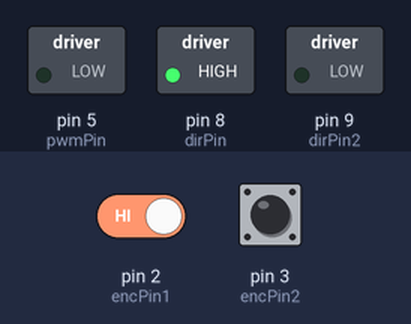
Simulated run of this sketch. Board: Arduino Uno, built with avr-gcc and run on an emulated ATmega328P. On the bench: switched loads named in the sketch (green lamp = pin HIGH). The test bench sets the inputs (shaded band); at power-on: pin 2 (encPin1) HIGH, pin 3 (encPin2) HIGH. What the sketch prints to the serial monitor is not drawn.

Above: at 1.2 s.
1.3 s: pin 2 (encPin1) driven LOW
2.8 s: pin 2 (encPin1) driven HIGH
Timing chart, 0 to 5.8 s (numbered marks = the images above; inputs shaded):
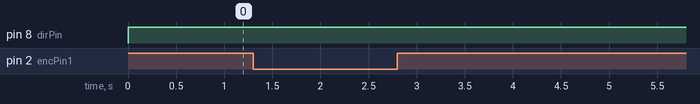

The sketch:

sketch.ino
```cpp
#include <math.h>
int pwmPin = 5; // PWM output pin for motor 1
int dirPin = 8; // direction output pin for motor 1
int dirPin2 = 9; // 2nd direction output pin for motor 1
int sensorPosPin = A2; // input pin for MR sensor *NOT USED*
int fsrPin = A3; // input pin for FSR sensor *NOT USED*
int encPin1 = 2; // encoder read pin 1
int encPin2 = 3; // encoder read pin 2
double rs = 0.073152;   //[m]
double rp = 0.004191;
int updatedPos = 0;     // keeps track of the encoder position
volatile int lastRawPos = 0; // 'volatile' as it is modified in an interrupt
int EncLookup[16] = {0, -1, 1, 2, 1, 0, 2, -1, -1, 2, 0, 1, 2, 1, -1, 0};
//friction parameter
double asphaltResistance = 0.8;
double gravelResistance = 1.2;
double grassResistance = 1.5;
double currentResistance = asphaltResistance;
// Kinematics variables
double xh = 0;           // Position of the handle [m]
double theta_s = 0;      // Angle of the sector pulley in deg
double xh_prev;          // Distance of the handle at previous time step
double xh_prev2;
double dxh;              // Velocity of the handle
double dxh_prev;
double dxh_prev2;
double dxh_filt;         // Filtered velocity of the handle
double dxh_filt_prev;
double dxh_filt_prev2;
double mu;
// Force output variables
double force = 0;           			// Force at the handle
double Tp = 0;              			// Torque of the motor pulley
double duty = 0;            			// Duty cylce (between 0 and 255)
unsigned int output = 0;    			// Output command to the motor

double Texture_Spatial_Frequency = 200; // Spatial frequency of texture rendering
double Texture_Damping = 0.1;             // Damping for texture rendering

String Udata;
String Fdata;
double adjustMotorResistance(int texture_kind,double dxh_filt, float fdata) {
    double force1;
    //Serial.println("-------------------------"+texture_kind);
    if (texture_kind == 2)
    {
        Texture_Spatial_Frequency = 50;
        Texture_Damping = 0.1;
        mu = 0.1;
    }
    else if (texture_kind == 0)
    {
        Texture_Spatial_Frequency = 300;
        Texture_Damping = 4;
        mu = 1;
    }
    else
    {
        Texture_Spatial_Frequency = 1000;
        Texture_Damping =12;
        mu = 10;
    }
    // Serial.print(currentResistance);
    // Serial.print("--");
    if (cos(2*M_PI*Texture_Spatial_Frequency*xh)> 0)
    {
        force1 = -Texture_Damping * dxh_filt - mu * fdata;
    }
    else
    {
        force1 = 0;
    }
    return force1;
}

void readEncoder() {
  int newRawPos = digitalRead(encPin1) * 2 + digitalRead(encPin2);
  int encInc = EncLookup[lastRawPos * 4 + newRawPos];
  updatedPos += encInc;
  lastRawPos = newRawPos;
}
void setup()
{
  // Set up serial communication
  Serial.begin(115200);

  // Set PWM frequency
  setPwmFrequency(pwmPin,1);

  // Input pins
  pinMode(sensorPosPin, INPUT); // set MR sensor pin to be an input
  pinMode(fsrPin, INPUT);       // set FSR sensor pin to be an input
  pinMode(encPin1,INPUT);       // set encoder pin 1 to be an input
  pinMode(encPin2,INPUT);       // set encoder pin 2 to be an input

  // Output pins
  pinMode(pwmPin, OUTPUT);  // PWM pin for motor A
  pinMode(dirPin, OUTPUT);  // dir pin for motor A
  pinMode(dirPin2,OUTPUT);   // second dir pin for motor A

  // Initialize motor
  analogWrite(pwmPin, 0);     // set to not be spinning (0/255)
  digitalWrite(dirPin, LOW);  // set direction
  digitalWrite(dirPin2,LOW);

  // Initialize position valiables
  lastRawPos = digitalRead (encPin1) * 2 + digitalRead (encPin2);

  attachInterrupt(digitalPinToInterrupt(encPin1), readEncoder, CHANGE);
  attachInterrupt(digitalPinToInterrupt(encPin2), readEncoder, CHANGE);
  Serial.setTimeout(100);
}


void loop()
{
//  curr_time = millis()/64.0;

if (Serial.available() > 0) {
    Udata = Serial.readStringUntil('\n'); // 读取串行数据直到换行符
    Fdata = Serial.readStringUntil('\n');
    // Pdata = Serial.readStringUntil('\n');
    //Serial.println("Received: " + Fdata); // 回显接收到的数据，用于调试
    // 根据接收到的数据执行相应的操作
  }
  double theta_s = 0.75*(rp/rs)*updatedPos;
  double rh = 0.075;   //[m]
  xh = rh*(theta_s * 3.14159 / 180);
  dxh = (double)(xh - xh_prev) / 0.001;
  dxh_filt = 0.9*dxh + 0.1*dxh_prev;
  xh_prev2 = xh_prev;
  xh_prev = xh;
  dxh_prev = dxh;
  Tp = rp/rs * rh * force; //
  force=adjustMotorResistance(Udata.toInt(),dxh_filt, Fdata.toFloat());
  // force=adjustMotorResistance(1,dxh_filt, Fdata.toFloat());
  if(force > 0) {
    digitalWrite(dirPin, LOW);
    digitalWrite(dirPin2,HIGH);
  } else {
    digitalWrite(dirPin, HIGH);
    digitalWrite(dirPin2,LOW);
  }
  double duty = sqrt(abs(Tp)/0.03);
  if (duty > 1) {
    duty = 1;
  } else if (duty < 0) {
    duty = 0;
  }
  int output = (int)(duty* 255);   // convert duty cycle to output signal
  analogWrite(pwmPin,output);

  Serial.println(theta_s, 4); // 输出当前手柄的位置，精确到小数点后四位
  // Serial.println("hahahahha");
}

void setPwmFrequency(int pin, int divisor) {
  byte mode;
  if(pin == 5 || pin == 6 || pin == 9 || pin == 10) {
    switch(divisor) {
      case 1: mode = 0x01; break;
      case 8: mode = 0x02; break;
      case 64: mode = 0x03; break;
      case 256: mode = 0x04; break;
      case 1024: mode = 0x05; break;
      default: return;
    }
    if(pin == 5 || pin == 6) {
      TCCR0B = TCCR0B & 0b11111000 | mode;
    } else {
      TCCR1B = TCCR1B & 0b11111000 | mode;
    }
  } else if(pin == 3 || pin == 11) {
    switch(divisor) {
      case 1: mode = 0x01; break;
      case 8: mode = 0x02; break;
      case 32: mode = 0x03; break;
      case 64: mode = 0x04; break;
      case 128: mode = 0x05; break;
      case 256: mode = 0x06; break;
      case 1024: mode = 0x7; break;
      default: return;
    }
    TCCR2B = TCCR2B & 0b11111000 | mode;
  }
}
```
